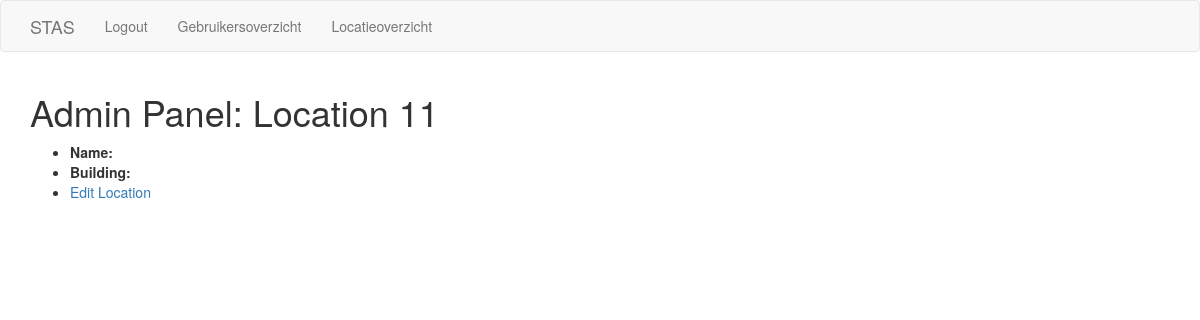
Before: /admin/location/11 (signed in) with the older database file.
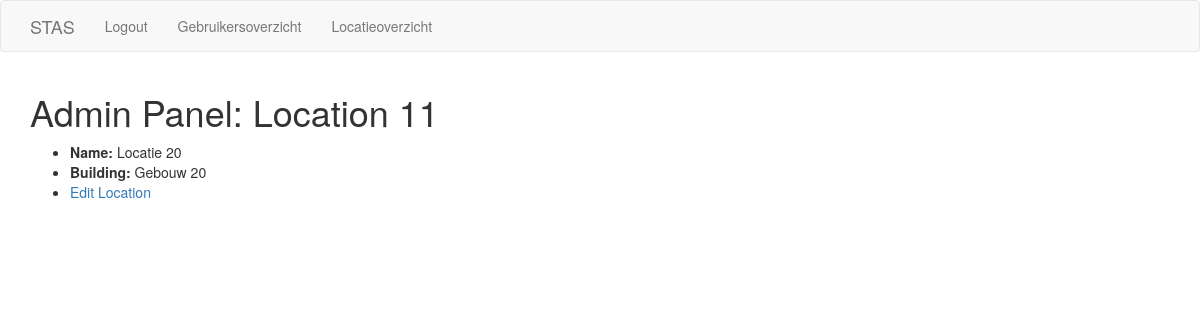
After: the same page with the newer database file.
### app/models.py (models this page shows, shortened)
class Location(UserMixin, db.Model):
    id = db.Column(db.Integer, primary_key=True)
    name = db.Column(db.String(128), index=True, unique=True)
    building = db.Column(db.String(128), index=True, unique=True)
    checkins = db.relationship('Checkin', backref='Location', lazy='dynamic')

### app/admin/routes.py (the view)
@bp.route('/admin/location/<location_id>', methods=['GET'])
@login_required
@admin_required
def location_overview(location_id):
    location = Location.query.filter_by(id=location_id).first()
    return render_template(
        'admin/location_overview.html', location=location,
        title='Admin Panel: Location ' + str(location_id)
    )

### app/admin/decorator.py (called while the page is built)
def admin_required(func):
    @wraps(func)
    def wrapper(*args, **kw):
        if not current_user.is_anonymous:
            if current_user.role == 'admin':
                return func(*args, **kw)
        else:
            if g.current_user.role == 'admin':
                return func(*args, **kw)
        abort(403)
    return wrapper

### app/models.py (called while the page is built)
@login_manager.user_loader
def load_user(id):
    return User.query.get(int(id))

### app/templates/admin/location_overview.html
{% extends "base.html" %}
{% block app_content %}
<div id="location">
  <ul>
    <li><strong>{{ 'Name' }}:</strong> {{ location.name }}</li>
    <li><strong>{{ 'Building' }}:</strong> {{ location.building }}</li>
    <li><a href="{{ url_for('main.index', location_id=location.id) }}">{{ 'Edit Location' }}</a></li>
  </ul>
</div>
{% endblock %}

Changed rows visible on the page:
added Location: name "Locatie 20", building "Gebouw 20"
